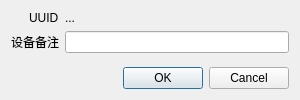
<?xml version="1.0" encoding="UTF-8"?>
<ui version="4.0">
 <class>NewDeviceDialog</class>
 <widget class="QDialog" name="NewDeviceDialog">
  <property name="geometry">
   <rect>
    <x>0</x>
    <y>0</y>
    <width>300</width>
    <height>100</height>
   </rect>
  </property>
  <property name="minimumSize">
   <size>
    <width>300</width>
    <height>100</height>
   </size>
  </property>
  <property name="windowTitle">
   <string>新建设备</string>
  </property>
  <layout class="QVBoxLayout" name="verticalLayout">
   <item>
    <layout class="QFormLayout" name="formLayout">
     <property name="labelAlignment">
      <set>Qt::AlignRight|Qt::AlignTrailing|Qt::AlignVCenter</set>
     </property>
     <item row="0" column="0">
      <widget class="QLabel" name="label_2">
       <property name="text">
        <string>UUID</string>
       </property>
      </widget>
     </item>
     <item row="0" column="1">
      <widget class="QLabel" name="uuidLabel">
       <property name="text">
        <string notr="true">...</string>
       </property>
      </widget>
     </item>
     <item row="1" column="0">
      <widget class="QLabel" name="label">
       <property name="text">
        <string>设备备注</string>
       </property>
      </widget>
     </item>
     <item row="1" column="1">
      <widget class="QLineEdit" name="deviceNameEdit"/>
     </item>
    </layout>
   </item>
   <item>
    <widget class="QDialogButtonBox" name="buttonBox">
     <property name="orientation">
      <enum>Qt::Horizontal</enum>
     </property>
     <property name="standardButtons">
      <set>QDialogButtonBox::Cancel|QDialogButtonBox::Ok</set>
     </property>
    </widget>
   </item>
  </layout>
 </widget>
 <resources/>
 <connections>
  <connection>
   <sender>buttonBox</sender>
   <signal>accepted()</signal>
   <receiver>NewDeviceDialog</receiver>
   <slot>accept()</slot>
   <hints>
    <hint type="sourcelabel">
     <x>248</x>
     <y>254</y>
    </hint>
    <hint type="destinationlabel">
     <x>157</x>
     <y>274</y>
    </hint>
   </hints>
  </connection>
  <connection>
   <sender>buttonBox</sender>
   <signal>rejected()</signal>
   <receiver>NewDeviceDialog</receiver>
   <slot>reject()</slot>
   <hints>
    <hint type="sourcelabel">
     <x>316</x>
     <y>260</y>
    </hint>
    <hint type="destinationlabel">
     <x>286</x>
     <y>274</y>
    </hint>
   </hints>
  </connection>
 </connections>
</ui>
